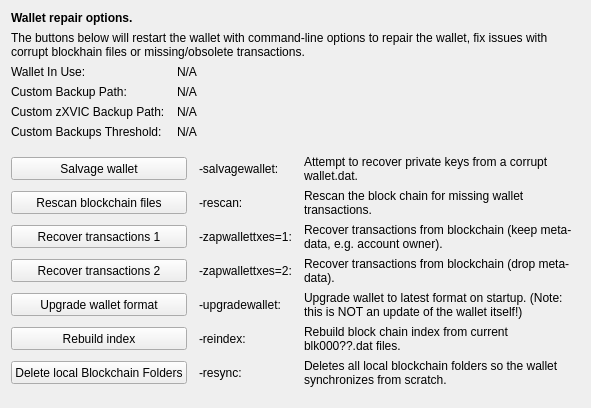
     <widget class="QWidget" name="tab_repair">
      <attribute name="title">
       <string>&amp;Wallet Repair</string>
      </attribute>
      <layout class="QGridLayout" name="gridLayout_4" columnstretch="0,0,0,0">
       <property name="horizontalSpacing">
        <number>12</number>
       </property>
       <item row="0" column="0" colspan="4">
        <widget class="QLabel" name="label_repair_header">
         <property name="font">
          <font>
           <weight>75</weight>
           <bold>true</bold>
          </font>
         </property>
         <property name="text">
          <string>Wallet repair options.</string>
         </property>
        </widget>
       </item>
       <item row="1" column="0" colspan="4">
        <widget class="QLabel" name="label_repair_helptext">
         <property name="font">
          <font>
           <weight>50</weight>
           <bold>false</bold>
          </font>
         </property>
         <property name="text">
          <string>The buttons below will restart the wallet with command-line options to repair the wallet, fix issues with corrupt blockhain files or missing/obsolete transactions.</string>
         </property>
         <property name="wordWrap">
          <bool>true</bool>
         </property>
        </widget>
       </item>
       <item row="2" column="0">
        <widget class="QLabel" name="wallet_path_label">
         <property name="text">
          <string>Wallet In Use:</string>
         </property>
        </widget>
       </item>
       <item row="2" column="1" colspan="3">
        <widget class="QLabel" name="wallet_path">
         <property name="cursor">
          <cursorShape>IBeamCursor</cursorShape>
         </property>
         <property name="text">
          <string>N/A</string>
         </property>
         <property name="textFormat">
          <enum>Qt::PlainText</enum>
         </property>
         <property name="textInteractionFlags">
          <set>Qt::LinksAccessibleByMouse|Qt::TextSelectableByKeyboard|Qt::TextSelectableByMouse</set>
         </property>
        </widget>
       </item>
       <item row="3" column="0">
        <widget class="QLabel" name="wallet_custombackuppath_label">
         <property name="text">
          <string>Custom Backup Path:</string>
         </property>
         <property name="visible">
          <bool>false</bool>
         </property>
        </widget>
       </item>
       <item row="3" column="1" colspan="3">
        <widget class="QLabel" name="wallet_custombackuppath">
         <property name="cursor">
          <cursorShape>IBeamCursor</cursorShape>
         </property>
         <property name="text">
          <string>N/A</string>
         </property>
         <property name="textFormat">
          <enum>Qt::PlainText</enum>
         </property>
         <property name="textInteractionFlags">
          <set>Qt::LinksAccessibleByMouse|Qt::TextSelectableByKeyboard|Qt::TextSelectableByMouse</set>
         </property>
         <property name="visible">
          <bool>false</bool>
         </property>
        </widget>
       </item>
       <item row="4" column="0">
        <widget class="QLabel" name="wallet_customzxvicbackuppath_label">
         <property name="text">
          <string>Custom zXVIC Backup Path:</string>
         </property>
         <property name="visible">
          <bool>false</bool>
         </property>
        </widget>
       </item>
       <item row="4" column="1" colspan="3">
        <widget class="QLabel" name="wallet_customzxvicbackuppath">
         <property name="cursor">
          <cursorShape>IBeamCursor</cursorShape>
         </property>
         <property name="text">
          <string>N/A</string>
         </property>
         <property name="textFormat">
          <enum>Qt::PlainText</enum>
         </property>
         <property name="textInteractionFlags">
          <set>Qt::LinksAccessibleByMouse|Qt::TextSelectableByKeyboard|Qt::TextSelectableByMouse</set>
         </property>
         <property name="visible">
          <bool>false</bool>
         </property>
        </widget>
       </item>
       <item row="5" column="0">
        <widget class="QLabel" name="wallet_custombackupthreshold_label">
         <property name="text">
          <string>Custom Backups Threshold:</string>
         </property>
         <property name="visible">
          <bool>false</bool>
         </property>
        </widget>
       </item>
       <item row="5" column="1" colspan="3">
        <widget class="QLabel" name="wallet_custombackupthreshold">
         <property name="cursor">
          <cursorShape>IBeamCursor</cursorShape>
         </property>
         <property name="text">
          <string>N/A</string>
         </property>
         <property name="textFormat">
          <enum>Qt::PlainText</enum>
         </property>
         <property name="textInteractionFlags">
          <set>Qt::LinksAccessibleByMouse|Qt::TextSelectableByKeyboard|Qt::TextSelectableByMouse</set>
         </property>
         <property name="visible">
          <bool>false</bool>
         </property>
        </widget>
       </item>
       <item row="6" column="0">
        <spacer name="verticalSpacer_repair1">
         <property name="orientation">
          <enum>Qt::Vertical</enum>
         </property>
         <property name="sizeHint" stdset="0">
          <size>
           <width>10</width>
           <height>10</height>
          </size>
         </property>
        </spacer>
       </item>
       <item row="7" column="0" colspan="2">
        <widget class="QPushButton" name="btn_salvagewallet">
         <property name="minimumSize">
          <size>
           <width>100</width>
           <height>23</height>
          </size>
         </property>
         <property name="text">
          <string>Salvage wallet</string>
         </property>
        </widget>
       </item>
       <item row="7" column="2">
        <widget class="QLabel" name="label_repair_salvage_command">
         <property name="text">
          <string notr="true">-salvagewallet:</string>
         </property>
        </widget>
       </item>
       <item row="7" column="3">
        <widget class="QLabel" name="label_repair_salvage">
         <property name="text">
          <string>Attempt to recover private keys from a corrupt wallet.dat.</string>
         </property>
         <property name="wordWrap">
          <bool>true</bool>
         </property>
        </widget>
       </item>
       <item row="8" column="0" colspan="2">
        <widget class="QPushButton" name="btn_rescan">
         <property name="minimumSize">
          <size>
           <width>100</width>
           <height>23</height>
          </size>
         </property>
         <property name="text">
          <string>Rescan blockchain files</string>
         </property>
        </widget>
       </item>
       <item row="8" column="2">
        <widget class="QLabel" name="label_repair_rescan_command">
         <property name="text">
          <string notr="true">-rescan:</string>
         </property>
        </widget>
       </item>
       <item row="8" column="3">
        <widget class="QLabel" name="label_repair_rescan">
         <property name="text">
          <string>Rescan the block chain for missing wallet transactions.</string>
         </property>
         <property name="wordWrap">
          <bool>true</bool>
         </property>
        </widget>
       </item>
       <item row="9" column="0" colspan="2">
        <widget class="QPushButton" name="btn_zapwallettxes1">
         <property name="minimumSize">
          <size>
           <width>100</width>
           <height>23</height>
          </size>
         </property>
         <property name="text">
          <string>Recover transactions 1</string>
         </property>
        </widget>
       </item>
       <item row="9" column="2">
        <widget class="QLabel" name="label_repair_zap1_command">
         <property name="text">
          <string notr="true">-zapwallettxes=1:</string>
         </property>
        </widget>
       </item>
       <item row="9" column="3">
        <widget class="QLabel" name="label_repair_zap1">
         <property name="text">
          <string>Recover transactions from blockchain (keep meta-data, e.g. account owner).</string>
         </property>
         <property name="wordWrap">
          <bool>true</bool>
         </property>
        </widget>
       </item>
       <item row="10" column="0" colspan="2">
        <widget class="QPushButton" name="btn_zapwallettxes2">
         <property name="minimumSize">
          <size>
           <width>100</width>
           <height>23</height>
          </size>
         </property>
         <property name="text">
          <string>Recover transactions 2</string>
         </property>
        </widget>
       </item>
       <item row="10" column="2">
        <widget class="QLabel" name="label_repair_zap2_command">
         <property name="text">
          <string notr="true">-zapwallettxes=2:</string>
         </property>
        </widget>
       </item>
       <item row="10" column="3">
        <widget class="QLabel" name="label_repair_zap2">
         <property name="text">
          <string>Recover transactions from blockchain (drop meta-data).</string>
         </property>
         <property name="wordWrap">
          <bool>true</bool>
         </property>
        </widget>
       </item>
       <item row="11" column="0" colspan="2">
        <widget class="QPushButton" name="btn_upgradewallet">
         <property name="minimumSize">
          <size>
           <width>100</width>
           <height>23</height>
          </size>
         </property>
         <property name="text">
          <string>Upgrade wallet format</string>
         </property>
        </widget>
       </item>
       <item row="11" column="2">
        <widget class="QLabel" name="label_repair_upgrade_command">
         <property name="text">
          <string notr="true">-upgradewallet:</string>
         </property>
        </widget>
       </item>
       <item row="11" column="3">
        <widget class="QLabel" name="label_repair_upgrade">
         <property name="text">
          <string>Upgrade wallet to latest format on startup. (Note: this is NOT an update of the wallet itself!)</string>
         </property>
         <property name="wordWrap">
          <bool>true</bool>
         </property>
        </widget>
       </item>
       <item row="12" column="0" colspan="2">
        <widget class="QPushButton" name="btn_reindex">
         <property name="minimumSize">
          <size>
           <width>100</width>
           <height>23</height>
          </size>
         </property>
         <property name="text">
          <string>Rebuild index</string>
         </property>
        </widget>
       </item>
       <item row="12" column="2">
        <widget class="QLabel" name="label_repair_reindex_command">
         <property name="text">
          <string notr="true">-reindex:</string>
         </property>
        </widget>
       </item>
       <item row="12" column="3">
        <widget class="QLabel" name="label_repair_reindex">
         <property name="text">
          <string>Rebuild block chain index from current blk000??.dat files.</string>
         </property>
         <property name="wordWrap">
          <bool>true</bool>
         </property>
        </widget>
       </item>
       <item row="13" column="0" colspan="2">
        <widget class="QPushButton" name="btn_resync">
         <property name="minimumSize">
          <size>
           <width>100</width>
           <height>23</height>
          </size>
         </property>
         <property name="text">
          <string>Delete local Blockchain Folders</string>
         </property>
        </widget>
       </item>
       <item row="13" column="2">
        <widget class="QLabel" name="label_repair_resync_command">
         <property name="text">
          <string>-resync:</string>
         </property>
        </widget>
       </item>
       <item row="13" column="3">
        <widget class="QLabel" name="label_repair_resync">
         <property name="text">
          <string>Deletes all local blockchain folders so the wallet synchronizes from scratch.</string>
         </property>
         <property name="wordWrap">
          <bool>true</bool>
         </property>
        </widget>
       </item>
       <item row="14" column="0">
        <spacer name="verticalSpacer_repair2">
         <property name="orientation">
          <enum>Qt::Vertical</enum>
         </property>
         <property name="sizeHint" stdset="0">
          <size>
           <width>20</width>
           <height>10</height>
          </size>
         </property>
        </spacer>
       </item>
      </layout>
     </widget>
